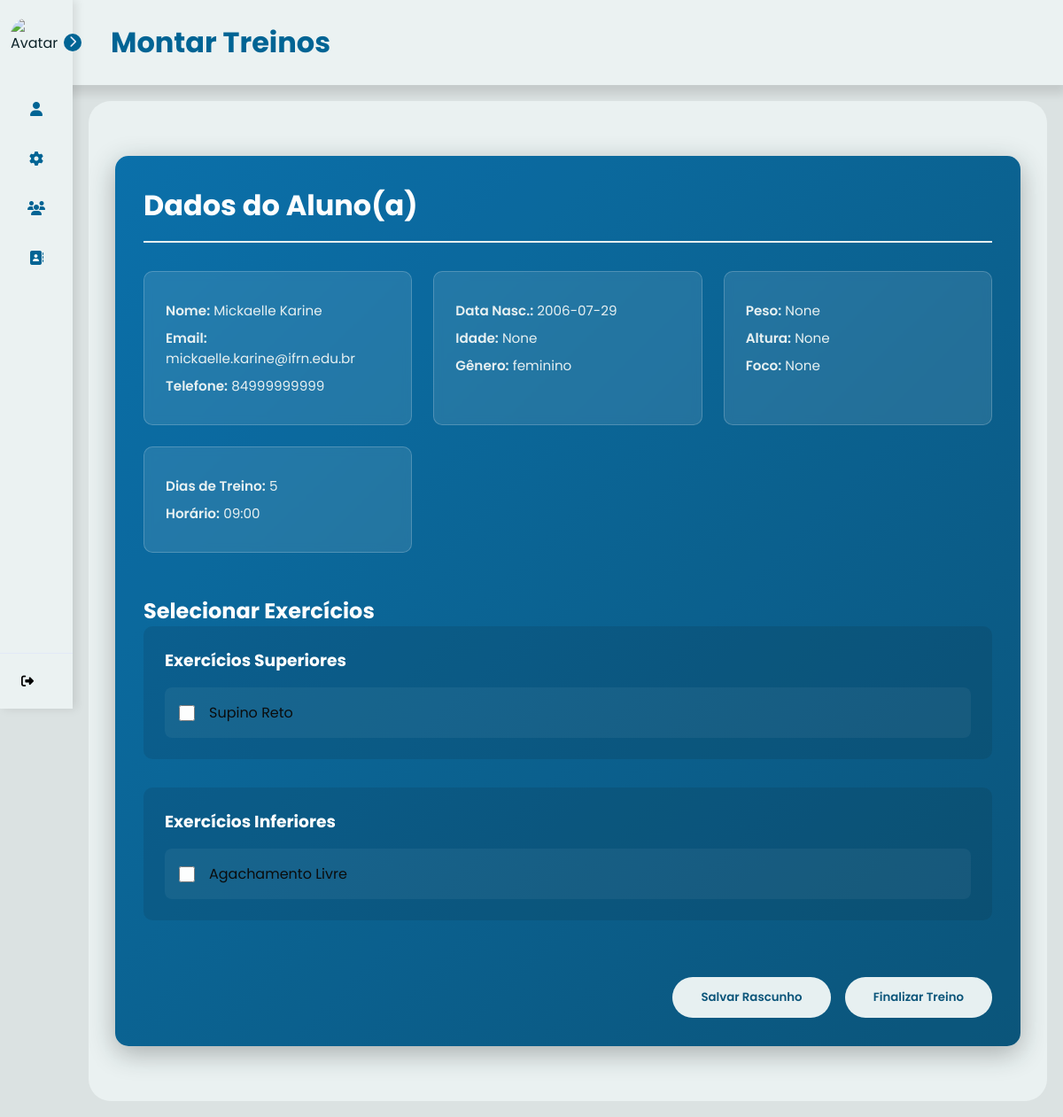
The page /montar_treino/2 (signed in) on the database as committed earlier.
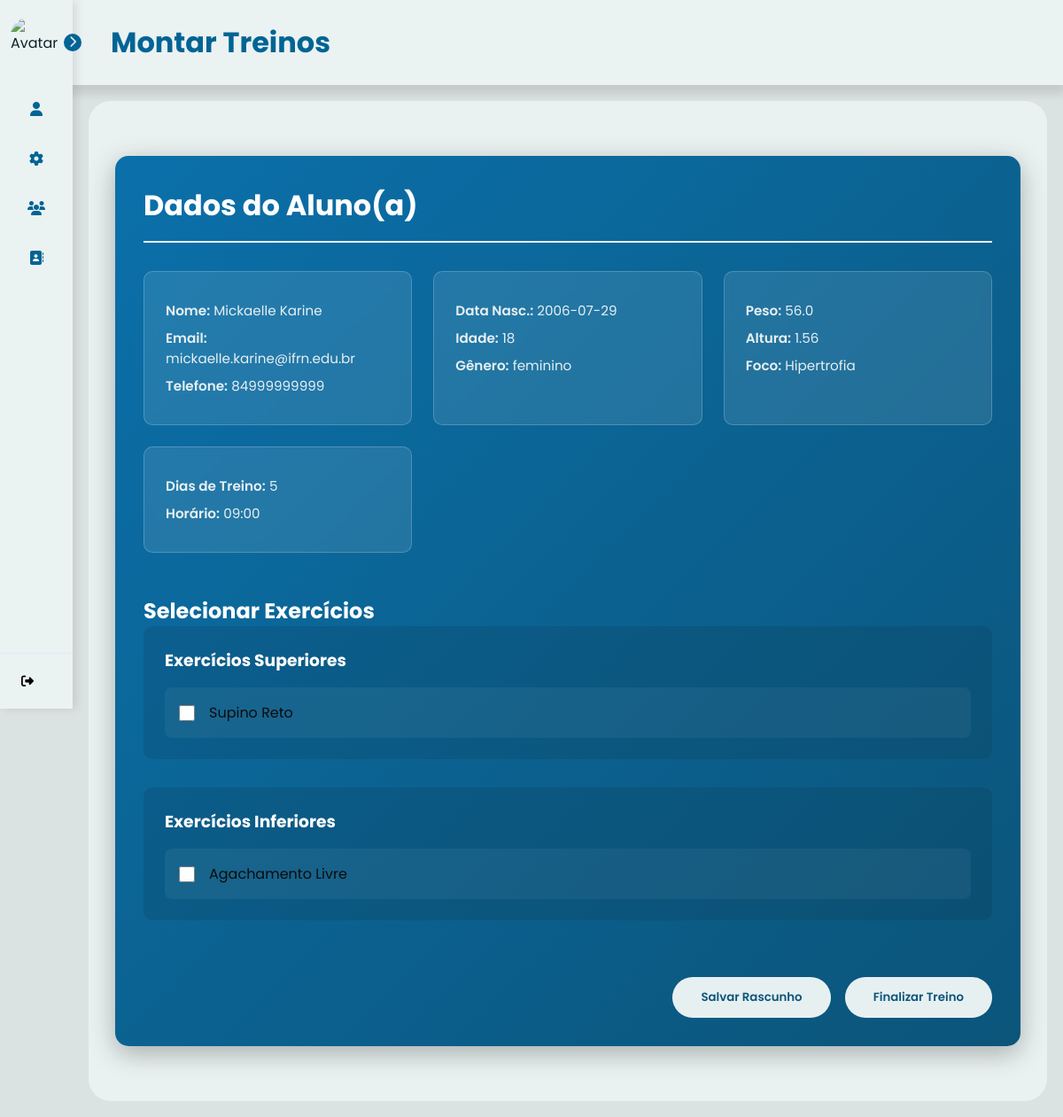
The same page on the database as committed later.
### tables this page shows
CREATE TABLE users (
    use_id INTEGER PRIMARY KEY AUTOINCREMENT,
    use_nome TEXT NOT NULL,
    use_senha TEXT NOT NULL,
    use_email TEXT NOT NULL,
    use_telefone TEXT NOT NULL,
    use_data_nascimento DATE NOT NULL,
    use_genero TEXT NOT NULL,
    use_tipo_usuario TEXT NOT NULL,
    use_dias_treino INT,
    use_horario_treino TIME,
    use_dias_trabalho INT ,
    use_horario_trabalho TIME,
    use_idade INT,
    use_peso FLOAT,
    use_altura FLOAT,
    use_imagem BLOB,
    use_foco_treino VARCHAR(90), /*foco do treino que o aluno quer desenvolver*/
    use_tipo_treino VARCHAR(90), /*tipo do treino que o personal gosta de ensinar*/
    use_contador INTEGER DEFAULT 0
);

### controllers/ProfileController.py (the view)
@profile_bp.route('/montar_treino/<int:aluno_id>', methods=['GET', 'POST'])
@login_required
def montar_treino(aluno_id):
    conn = obter_conexao()
    existe_vinculo = conn.execute('''
        SELECT * FROM aluno_personal
        WHERE personal_id = ? AND aluno_id = ?
    ''', (current_user.id, aluno_id)).fetchone()
    conn.close()
    if not existe_vinculo:
        flash('Acesso não autorizado', 'error')
        return redirect(url_for('profile.seus_alunos'))
    aluno = User.get(aluno_id)
    if not aluno:
        flash('Aluno não encontrado', 'error')
        return redirect(url_for('profile.seus_alunos'))
    return render_template('montar_treino.html', aluno=aluno)

### app.py (called while the page is built)
@login_manager.user_loader
def load_user(user_id):
    return User.get(user_id)

### models/__init__.py (called while the page is built)
def obter_conexao():
    conn = sqlite3.connect('database.db')
    conn.row_factory = sqlite3.Row
    return conn

### templates/montar_treino.html (shortened to what this page needs)
{% extends "base_personal.html" %}
{% block titlePage %} Montar Treinos {% endblock %}
{% block content %}
<div class="montar-treino-section">
    <div class="student-header">
        <h2 style="color: #ffffff;">
            Dados do Aluno(a)
        </h2>
    </div>
    <div class="student-info-grid">
        <div class="info-card">
            <p><strong>Nome:</strong> {{ aluno.nome }}</p>
            <p><strong>Email:</strong> {{ aluno.email }}</p>
            <p><strong>Telefone:</strong> {{ aluno.telefone }}</p>
        </div>
        <div class="info-card">
            <p><strong>Data Nasc.:</strong> {{ aluno.data_nascimento }}</p>
            <p><strong>Idade:</strong> {{ aluno.idade }}</p>
            <p><strong>Gênero:</strong> {{ aluno.genero }}</p>
        </div>
        <div class="info-card">
            <p><strong>Peso:</strong> {{ aluno.peso }}</p>
            <p><strong>Altura:</strong> {{ aluno.altura }}</p>
            <p><strong>Foco:</strong> {{ aluno.foco_treino }}</p>
        </div>
        <div class="info-card">
            <p><strong>Dias de Treino:</strong> {{ aluno.dias_treino }}</p>
            <p><strong>Horário:</strong> {{ aluno.horario_treino }}</p>
        </div>
    </div>
    <div class="exercises-section">
        <h2 style="color: #ffffff;">Selecionar Exercícios</h2>
        <form class="exercise-form">
            <div class="exercise-category">
                <h3 style="color: #ffffff;">Exercícios Superiores</h3>
                <div class="exercise-grid">
                    <div class="exercise-item">
                        <input type="checkbox" id="ex1">
                        <label for="ex1">Supino Reto</label>
                    </div>
                </div>
            </div>
            <div class="exercise-category">
                <h3 style="color: #ffffff;">Exercícios Inferiores</h3>
                <div class="exercise-grid">
                    <div class="exercise-item">
                        <input type="checkbox" id="ex4">
                        <label for="ex4">Agachamento Livre</label>
                    </div>
                </div>
            </div>
            <div class="form-actions">
                <button type="button" class="btn-save">Salvar Rascunho</button>
                <button type="submit" class="btn-save">Finalizar Treino</button>
            </div>
        </form>
    </div>
</div>
{% endblock %}

Rows that differ between the two databases and show on the page:
changed users "Mickaelle Karine": peso (not shown) → "56.0"; altura (not shown) → "1.56"; foco_treino (not shown) → "Hipertrofia"
Other text that changed with them:
{{ aluno.idade }}: "None" → "18"
{{ aluno.peso }}: "None" → (not shown)
{{ aluno.altura }}: "None" → (not shown)
{{ aluno.foco_treino }}: "None" → (not shown)
